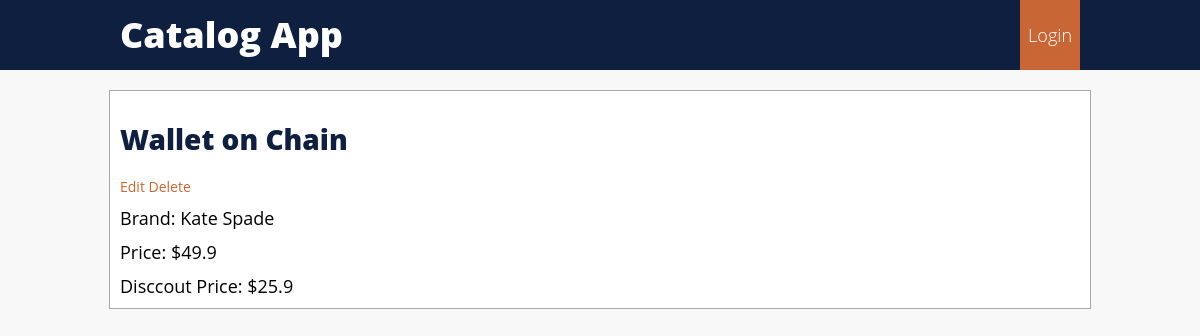
/shop/Gilt/26, run on the app's committed database.
### database_setup.py (models this page shows, shortened)
class Item(Base):
    __tablename__ = 'item'
    title = Column(String(100), nullable = False, index = True)
    price = Column(Integer, nullable = True)
    discount_price=Column(Integer, nullable = True)
    id = Column(Integer, primary_key = True)
    brand= Column(String(20), nullable = True, index = True)
    pic = Column(String(200),nullable = True)
    shop_id = Column(Integer, ForeignKey("shop.id"),nullable=True)
    shop=relationship("Shop")

### project.py (the view)
@app.route('/shop/<string:shop_name>/<int:item_id>')
def item_info(item_id,shop_name):
    if 'username' in login_session:
        log_staus = "Logout"
    else:
        log_staus = "Login"
    item = session.query(Item).filter_by(id=item_id).one()
    return render_template('item_info.html',item=item,log_staus=log_staus)

### templates/item_info.html (shortened to what this page needs)
<!DOCTYPE html>
<html lang="en">
<head>
    <link rel=stylesheet type=text/css href="{{ url_for('static', filename='styles.css') }}">
</head>
<body>
    <header>
        <div class="header-wrap">
            <a class="title" href="/">Catalog App</a>
            <div class="login">
                {% if log_status=="login" %}
                <a class="headerlink" href="/gconnect">Logout</a></div>
                {% else %}
                <a class="headerlink" href="/login">Login</a></div>
                {% endif %}
        </div>
    </header>
    <div class="content">
<h1>{{item.title}}</h1>
        <div>
<a href="/shop/{{item.shop.name}}/{{item.id}}/edit">Edit</a>
<a href="/shop/{{item.shop.name}}/{{item.id}}/delete">Delete</a>
        </div>
        <p class="detail">Brand: {{item.brand}}</p>
        <p class="detail">Price: {{item.price}}</p>
        <p class="detail">Disccout Price: {{item.discount_price}}</p>
    </div>
</body>
</html>

### static/styles.css (style rules this page uses)
body { font-family: "Open Sans", "Helvetica", sans-serif; font-size: 14px; background: #F8F8F8; margin: 0; }
a { text-decoration:none; color: #C86636; }
p { margin: 0 }
header { height: 70px; width: 100%; background-color: #0E1F3F; }
.title { font-size: 36px; font-weight: 800; display: inline; color: #FFFFFF; line-height: 70px }
.login { display: inline; float: right; background-color: #C86636; }
.headerlink { color: #FFFFFF; font-size: 18px; font-weight: 200; line-height: 70px; padding: 8px; }
.header-wrap { width: 80%; height: auto; margin: 0 auto; }
.content { width: 80%; height: auto; background-color: #ffffff; margin: 20px auto; border:1px solid #A8A8A8; padding: 10px; }
h1 { font-size: 28px; font-weight: 800; color: #0E1F3F; }
.detail { margin-top: 10px; font-size: 18px; }

### data on the page
Item: title "Wallet on Chain", brand "Kate Spade", price "$49.9", discount_price "$25.9"
